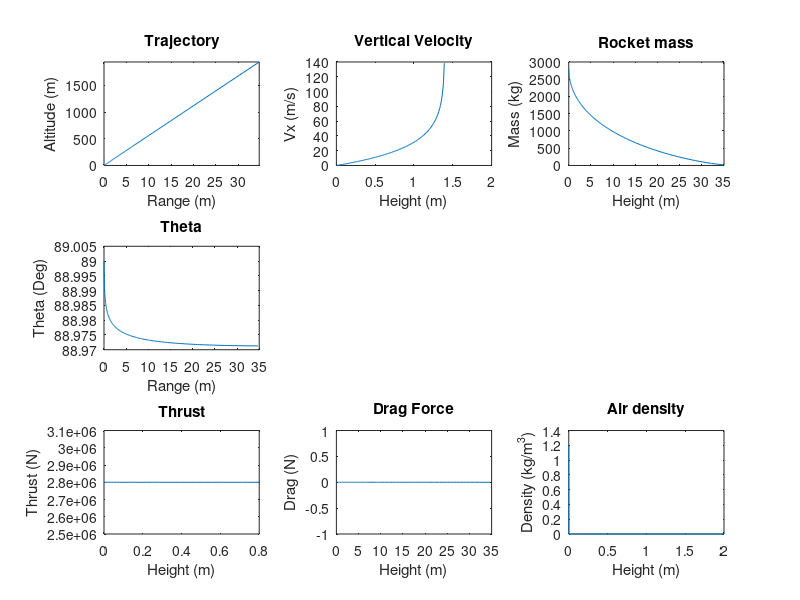

MATLAB code to generate this figure:
% Program:
% Rocket_Trajectory_Simulation.m
% Multi-stage rocket dynamics and trajectory simulation.
%
% Description:
% Predicts multi-stage rocket dynamics and trajectories based on the given 
% rocket mass, mass flow, engine thrust, launch parameters, and drag coefficient.
% The drag is related to the ambient air pressure which modelled with the ISA
% standard atmosphere.
%
% Variable List:
% Delta = Time step (s)
% t = Time (s)
% Thrust = Thrust (N)
% Mass = Mass (kg)
% Mass_Flow = Flow of mass per second that comes out of the thruster (kg/s)
% Mass_Rocket_With_Motor = Mass with motor (kg)
% Mass_Rocket_Without_Motor = Mass without motor (kg)
% Theta = Angle (deg)
% C = Drag coefficient
% Rho = Air density (kg/m^3)
% A = Rocket projected area (m^2)
% Gravity = Gravity (m/s^2)
% Launch_Rod_Length = Length of launch rod (m)
% n = Counter
% Fn = Normal force (N)
% Drag = Drag force (N)
% Fx = Sum of forces in the horizontal direction (N)
% Fy = Sum of forces in the vertical direction (N)
% Vx = Velocity in the horizontal direction (m/s)
% Vy = Velocity in the vertical direction (m/s)
% Ax = Acceleration in the horizontal direction (m/s^2)
% Ay = Acceleration in the vertical direction (m/s^2)
% x = Horizontal position (m)
% y = Vertical position (m)
% Distance_x = Horizontal distance travelled (m)
% Distance_y = Vertical travelled (m)
% Distance = Total distance travelled (m)
% Memory_Allocation = Maximum number of time steps expected

clear, clc      % Clear command window and workspace

% Simulation parameters
Delta = 0.01;                  % Time step 
Memory_Allocation = 10000;    % Maximum number of time steps expected

% Preallocate memory for arrays
t = zeros(1, Memory_Allocation);
Thrust = zeros(1, Memory_Allocation);
Mass = zeros(1, Memory_Allocation);
Theta = zeros(1, Memory_Allocation);
Fn = zeros(1, Memory_Allocation);
Drag = zeros(1, Memory_Allocation);
Fx = zeros(1, Memory_Allocation);
Fy = zeros(1, Memory_Allocation);
Ax = zeros(1, Memory_Allocation);
Ay = zeros(1, Memory_Allocation);
Vx = zeros(1, Memory_Allocation);
Vy = zeros(1, Memory_Allocation);
x = zeros(1, Memory_Allocation);
y = zeros(1, Memory_Allocation);
PlotRho = zeros(2, Memory_Allocation); 
Distance_x = zeros(1, Memory_Allocation);
Distance_y = zeros(1, Memory_Allocation);
Distance = zeros(1, Memory_Allocation);
Rho=zeros(1, Memory_Allocation);

% Natural constants
C = 0.4;                                % Drag coefficient
Gravity = 9.81;                         % Gravity (m/s^2)

% Rocket parameters
r = 1.5                                 % Rocket fuselage radius (m)
A = 2*pi*r^2;                           % Rocket projected attack area (m^2)
Launch_Rod_Length = 1;                  % Length of launch rod (m)
Mass_Motor_And_Strucutre_One =  2000;                 % Mass of the first stage rocket motor (kg)
Mass_Motor_And_Structure_Two = 500;                   % Mass of the second stage rocket motor (kg)
Mass_Start = 2800;                    % Start mass of the rocket (kg)
Mass_Fuel_One = 3000000;                   % Fuel mass of the first stage (kg)
Mass_Fuel_Two = 40000000;                   % Fuel mass of the second stage (kg)
Mass_Structure = 0.05 * Mass_Start;     % Mass of the strucutre and the motors (kg)
Mass_Flow_One = 2000                     % Propulsion mass flow of the first stage (kg/s)
Mass_Flow_Two = 20                      % Propulsion mass flow of the second stage (kg/s)
Thrust_One = 2800000                     % Sum of thrust of the first stage ( (kg*m)/s^2 )
Thrust_Two = 2800                       % Sum of thrust of the second stage ( (kg*m)/s^2 )

% Maneuver parameters
Theta(1) = 89;                  % Initial angle (deg)
DeltaTheta = 0.001;              % Flying angle (deg/s)
Height_Start_Gravity_Turn = 80000 % Height when the vertical flight is stopped and the rocket is tilted for the gravity turn maneuver (m)
Eject_One = false;       
Eject_Two = false;
Rocket_Tips = false;


% Inital parameters
Vx(1) = 0;                      % Initial horizontal speed (m/s)
Vy(1) = 0;                      % Initial vertical speed (m/s)
x(1) = 0;                       % Initial horizontal position (m)
y(1) = 0.1;                     % Initial vertical position (m)
Distance_x(1) = 0;              % Initial horizontal distance travelled (m)
Distance_y(1) = 0;              % Initial vertical distance travelled (m)
Distance(1) = 0;                % Initial distance travelled (m)
Rho(1) = 1.2;                   % Initial air density (kg/m^3)
Mass(1) = Mass_Start;           % Initial rocket mass (kg)
Thrust(1) = Thrust_One;         % Inital rocket thrust ( (kg*m)/s^2 )
n = 1;                          % Initial time step            

clc


while y(n) > 0 && n < Memory_Allocation                  % Run until rocket hits the ground
    
    n = n+1;                    % Increment time step
    t(n)= (n-1)*Delta;          % Elapsed time     
    
    % Determine rocket thrust and mass based on launch phase
    if  Eject_One == false && Eject_Two == false 
      stage = 1;
    endif
   
    if Eject_One == true && Eject_Two == false
      stage = 2;
    endif
    
    
    switch (stage)
     
     case 1 % start phase, stage 1
        Thrust(n) = Thrust_One;
        Mass(n) = Mass_Start -  Mass_Flow_One * t(n);
        if Mass(n) <= ( Mass(n) - Mass_Fuel_One )
          Eject_One = true;
        endif
        if Mass(n) <= 0
            Mass(n) = 0;
            stage = 'abort';
        endif
     
     case 2 % stage 2
          Thrust(n) = Thrust_Two;                         
          Mass(n) = Mass_Start - ( Mass_Motor_And_Structure_One + Mass_Flow_Two * t(n) );
          if Mass(n) <= ( Mass(n) - Mass_Fuel_One )
            Eject_Two = true;
          endif
          if Mass(n) <= 0
            Mass(n) = 0;
            stage = 'abort';
          endif
     
     otherwise % payload separation or abortion due burnout
        Thrust(n) = 0;
        Mass(n) =  Mass(n-1) - Mass_Motor_And_Structure_Two;
        
   endswitch  
  
    % Normal force calculations  
    if Distance(n-1) <= Launch_Rod_Length       % Launch rod normal force
        Fn(n) = Mass(n)*Gravity*cosd(Theta(1));
    else
        Fn(n) = 0;                              % No longer on launch rod
    endif
    
    % Drag force calculation
    Drag(n)= 0.5*C*Rho(n-1)*A*(Vx(n-1)^2+Vy(n-1)^2); % Calculate drag force
    
    % Sum of forces calculations 
    Fx(n)= Thrust(n)*cosd(Theta(n-1))-Drag(n)*cosd(Theta(n-1)) - Fn(n)*sind(Theta(n-1));                            % Sum x forces
    Fy(n)= Thrust(n)*sind(Theta(n-1))-(Mass(n)*Gravity)- Drag(n)*sind(Theta(n-1))+Fn(n)*cosd(Theta(n-1));    % Sum y forces
        
    % Acceleration calculation
    Ax(n)= Fx(n)/Mass(n);                       % Net accel in x direction 
    Ay(n)= Fy(n)/Mass(n);                       % Net accel in y direction
	
    % Velocity calculations
    Vx(n)= Vx(n-1)+Ax(n)*Delta;                 % Velocity in x direction
    Vy(n)= Vy(n-1)+Ay(n)*Delta;                 % Velocity in y direction
	
    % Position calculations
    x(n)= x(n-1)+Vx(n)*Delta;                   % Position in x direction
    y(n)= y(n-1)+Vy(n)*Delta;                   % Position in y direction
    
    % Distance calculations    
    Distance_x(n) = Distance_x(n-1)+abs(Vx(n)*Delta);      % Distance in x 
    Distance_y(n) = Distance_y(n-1)+abs(Vy(n)*Delta);      % Distance in y 
    Distance(n) = (Distance_x(n)^2+Distance_y(n)^2)^(1/2); % Total distance
     
    
    % Air pressure
    Rho(n) = isa(Distance_x(n),"R");   
    
    % Rocket angle calculation
    Theta(n)= atand(Vy(n)/Vx(n));      % Angle defined by velocity vector
    if Distance_x > Height_Start_Gravity_Turn
      Theta(n) = Theta(n) * DeltaTheta;
    endif
    
end


figure('units','normalized','outerposition',[0 0 1 1]) % Maximize plot window

% Figure 1
subplot(3,3,1)
plot(x(1:n),y(1:n)); 
xlim([0 inf]);
ylim([0 inf]);
xlabel({'Range (m)'});
ylabel({'Altitude (m)'});
title({'Trajectory'});

% Figure 2
subplot(3,3,2)
plot(t(1:n),Vx(1:n));
xlabel({'Height (m)'});
ylabel({'Vx (m/s)'});
title({'Vertical Velocity'});

% Figure 3
subplot(3,3,3)
plot(x(1:n),Mass(1:n));
xlabel({'Height (m)'});
ylabel({'Mass (kg)'});
title({'Rocket mass'});


% Figure 5
subplot(3,3,7)
plot(x(1:n),Thrust(1:n));
xlim([0 0.8]);
xlabel({'Height (m)'});
ylabel({'Thrust (N)'});
title({'Thrust'});


% Figure 4
subplot(3,3,4)
plot(x(1:n),Theta(1:n));
xlabel({'Range (m)'});
ylabel({'Theta (Deg)'});
title({'Theta'});

% Figure 6
subplot(3,3,8)
plot(x(1:n),Drag(1:n));
xlabel({'Height (m)'});
ylabel({'Drag (N)'});
title({'Drag Force'});

% Figure 7
subplot(3,3,9)
plot(x(1:n),Fn(1:n));
xlim([0 2]);
xlabel({'Height (m)'});
ylabel({'Normal Force (N)'});
title({'Normal Force'});

% Figure 8
subplot(3,3,9)
plot(x(1:n),Rho(1:n));
xlim([0 2]);
xlabel({'Height (m)'});
ylabel({'Density (kg/m^3)'});
title({'Air density'});
